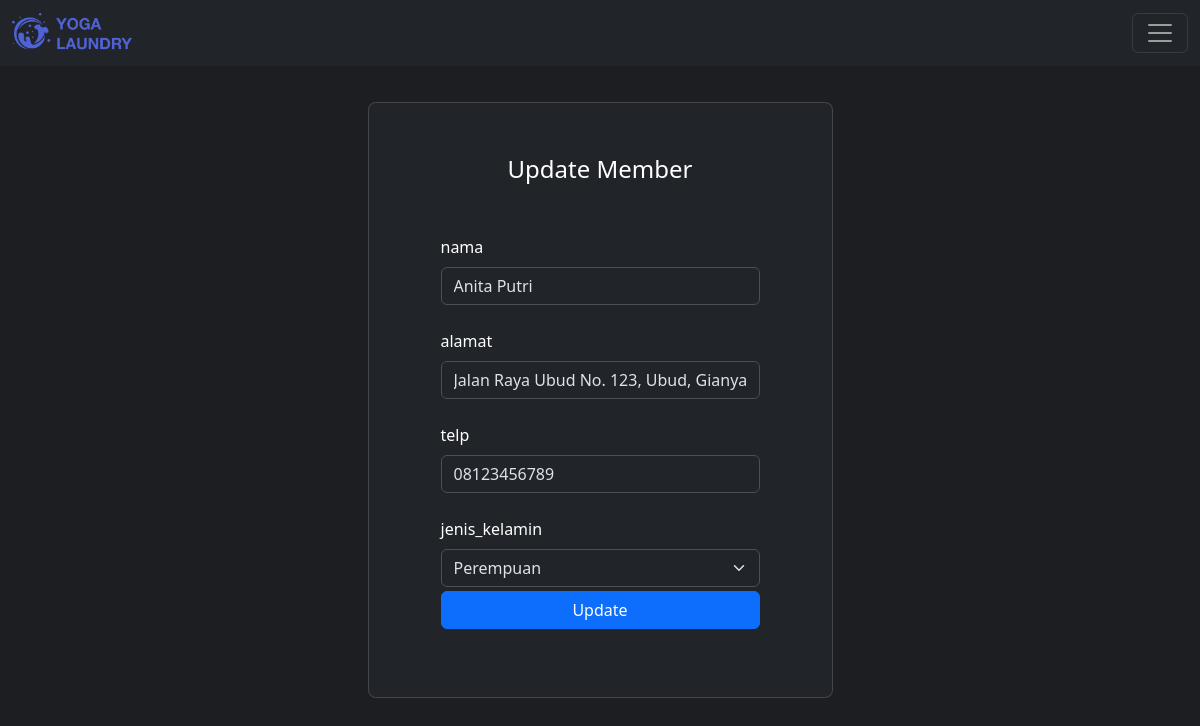
The page /php/view/control.php?page=update_member&id=8 (signed in) on the database as committed earlier.
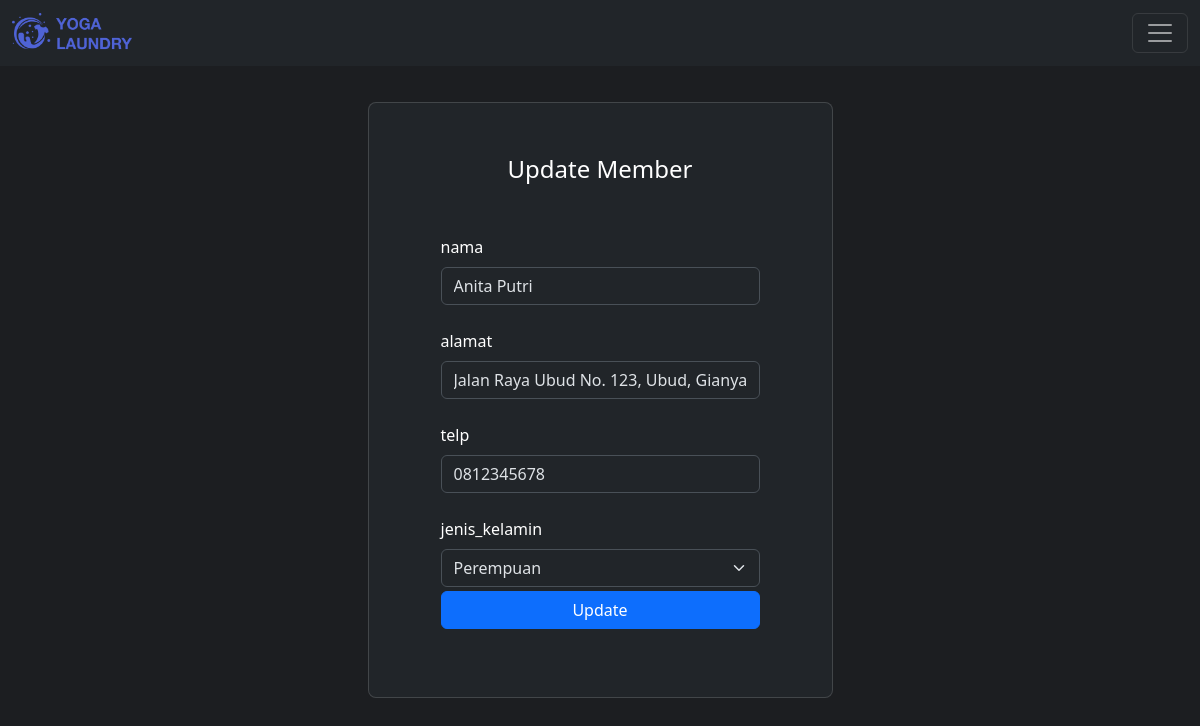
The same page on the database as committed later.
### tables this page shows
CREATE TABLE `tb_member` (
  `id` int NOT NULL,
  `nama` varchar(100) NOT NULL,
  `alamat` text NOT NULL,
  `jenis_kelamin` enum('L','P') NOT NULL,
  `tlp` varchar(15) NOT NULL
);

### php/view/control.php (called while the page is built)
<?php
include_once "../template/header.php";
include_once "../template/content.php";
include_once "../template/footer.php";

### php/update/update_member.php (the view, shortened to what this page needs)
<?php
$id = $_GET['id'];
$tampil = mysqli_query($koneksi, "SELECT * FROM tb_member WHERE id='$id'");
$hasil = mysqli_fetch_array($tampil);
?>
<body class="min-vh-100 d-flex">
  <div class="container d-flex align-items-center justify-content-center">
    <div class="col-xl-5 ">
      <div class="card rounded-3 text-black">
        <div class="row g-0">
          <div class="card-body p-md-5 mx-md-4 text-white">
            <div class="text-center">
              <h4 class="mt-1 mb-5 pb-1">Update Member</h4>
            </div>
            <form action="../update/proses_update_member.php?id=<?= $hasil['id'] ?>" method="POST">
              <label for="formGroupExampleInput" class="form-label">nama</label>
              <div class="form-outline mb-4">
                <input type="text" name="nama" class="form-control" id="formGroupExampleInput" value="<?= $hasil['nama'] ?>">
              </div>
              <label for="formGroupExampleInput" class="form-label">alamat</label>
              <div class="form-outline mb-4">
                <input type="text" name="alamat" class="form-control" id="formGroupExampleInput" value="<?= $hasil['alamat'] ?>">
              </div>
              <label for="formGroupExampleInput2" class="form-label">telp</label>
              <div class="form-outline mb-4">
                <input type="text" name="tlp" class="form-control" id="formGroupExampleInput2" value="<?= $hasil['tlp'] ?>">
              </div>
              <label for="jenis_kelamin" class="form-label">jenis_kelamin</label>
              <select name="jenis_kelamin" id="jenis_kelamin" class="form-select">
                <option value="P" <?php if ($hasil['jenis_kelamin'] == 'P') echo 'SELECTED' ?>>Perempuan</option>
              </select>
              <div class=" pt-1 pb-1">
                <button class="btn btn-primary btn-block fa-lg gradient-custom-2 mb-3 w-100" type="submit">Update</button>
              </div>
            </form>
          </div>
        </div>
      </div>
    </div>
  </div>
</body>

Rows that differ between the two databases and show on the page:
changed tb_member "Anita Putri": tlp "08123456789" → "0812345678"
